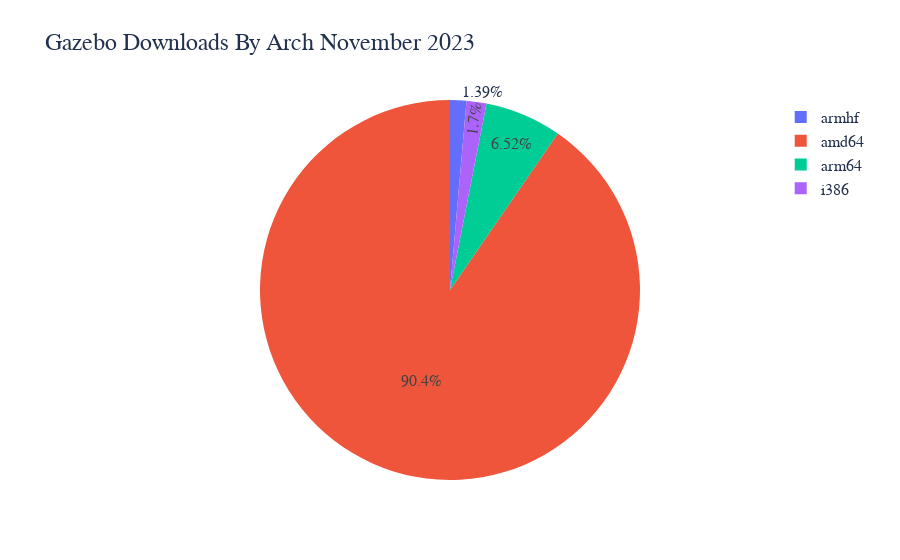

Notebook code cell kept with this figure:
### Code cell
# Plot Gazebo Arch
trace1 = go.Pie(values= list(by_arch.values()), labels = list(by_arch.keys()),sort= False)
layout = go.Layout(title="Gazebo Downloads By Arch November 2023")
fig = go.Figure(data=trace1, layout=layout)


fig.update_layout(
    font_family="Arial",
    font_color="#22314E",
    font_size=16,
    title_font_size = 24,
    title_font_family="Arial",
    title_font_color="#22314E"
)

fig.show()

### Figure 1 — Plotly figure (JSON) as saved in the notebook; plotly's stock layout.template omitted (floating-point values rounded to 4 significant figures)
{"data": [{"labels": ["armhf", "amd64", "arm64", "i386"], "sort": false, "type": "pie", "values": [8502, 554612, 40020, 10402]}], "layout": {"font": {"color": "#22314E", "family": "Arial", "size": 16}, "title": {"font": {"color": "#22314E", "family": "Arial", "size": 24}, "text": "Gazebo Downloads By Arch November 2023"}}}
